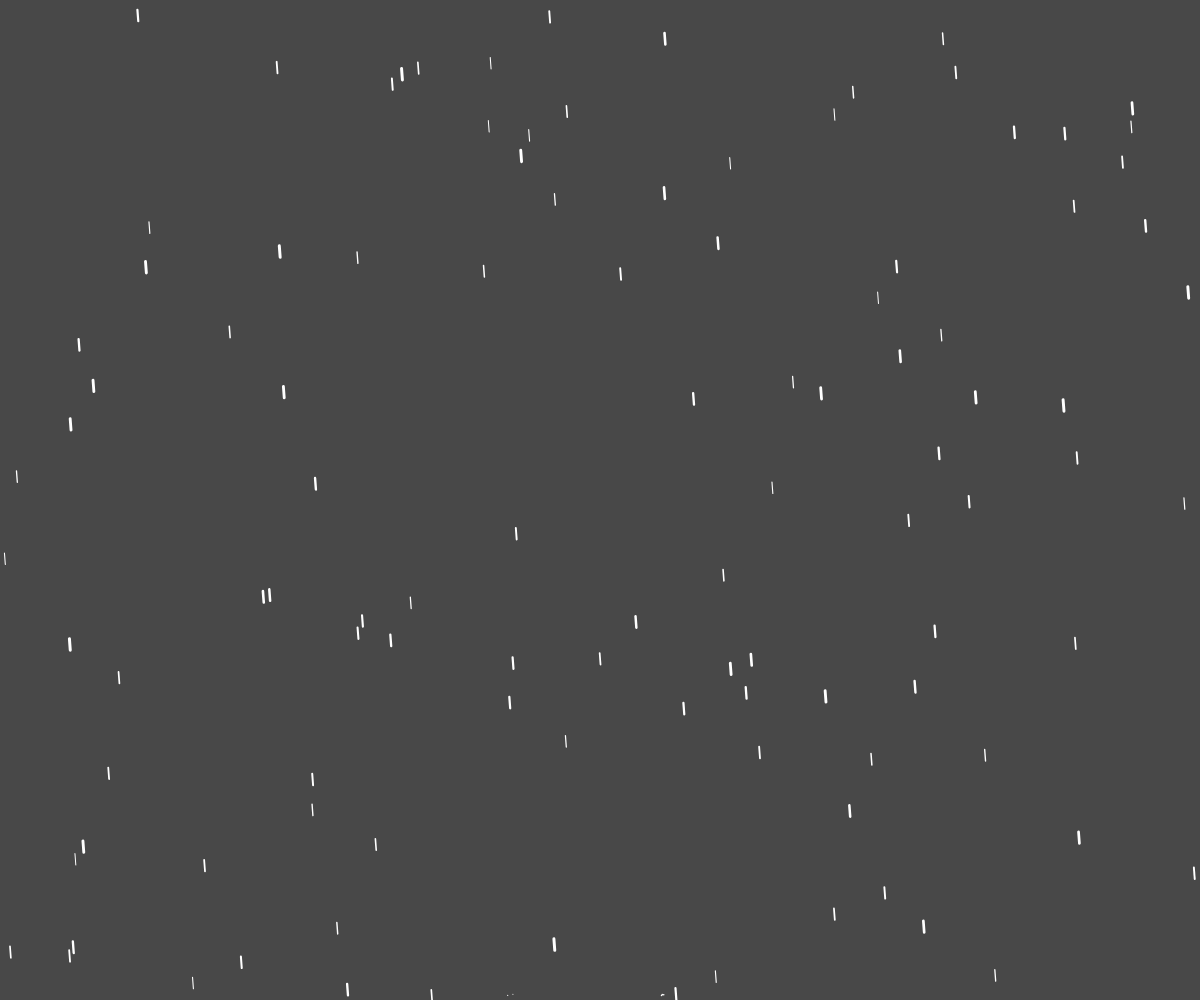
Frame 1 (no input)
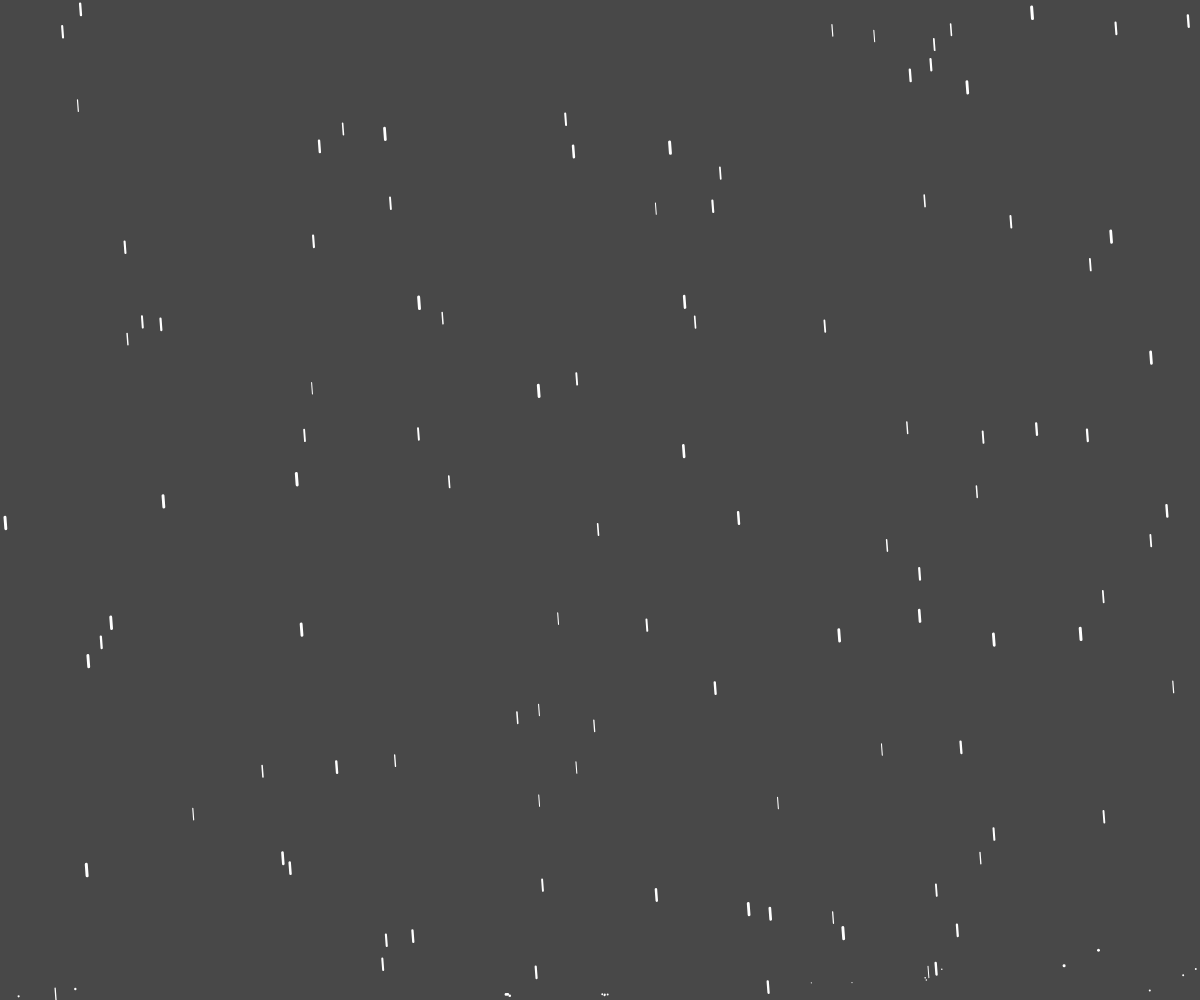
Frame 60 (no input)
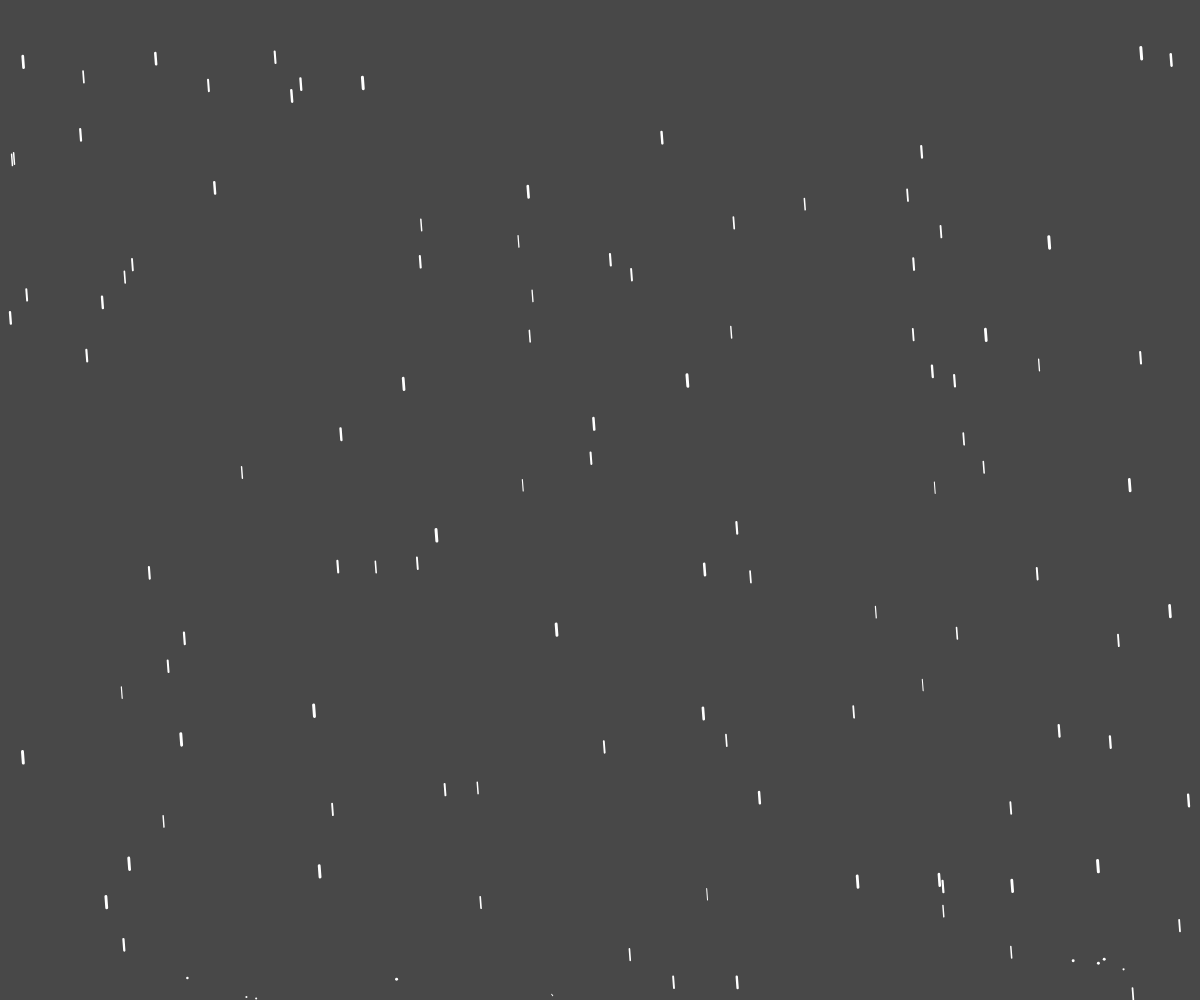
Frame 120 (the mouse pressed at the canvas centre since frame 60)

The p5.js sketch that drew these frames (run headless with seeded random() and noise() and a simulated clock; from frame 60 on, the mouse is pressed at the canvas centre):

// p5.js sketch
// ── sketch.js
let wind;
let gravity;
let drops;
let splashes;

function setup() {
  createCanvas(windowWidth, windowHeight);
  
  wind = random(-2,2);
  gravity = random((displayWidth/windowWidth)*17, (displayHeight/windowHeight)*20);
  drops = [];
  splashes = [];
  
  let dropAmount = (windowWidth+windowHeight)/20;

  for (let i=0; i<dropAmount; i++) {
    drops.push(new Drop(random(width), random(height)));
  }
}

function draw() {
  background(72);

  for (let i=0; i<drops.length; i++) {
    drops[i].update();
    drops[i].show();
  }
  
  for (let i=splashes.length-1; i>=0; i--) {
    splashes[i].update();
    splashes[i].show();

    if (splashes[i].sunk) {
      splashes.splice(i, 1);
    }
  }
}

function windowResized() {
  resizeCanvas(windowWidth, windowHeight);
  gravity = random((displayWidth/windowWidth)*17, (displayHeight/windowHeight)*20);

  let dropDifference = ((windowWidth+windowHeight)/20)-drops.length;

  if (dropDifference >= 0) {
    for (let i=0; i<dropDifference; i++) {
      drops.push(new Drop());
    }
  } else {
    drops.splice(0, abs(dropDifference));
  }
}
// ── Drop.js
class Drop {
  randomizePosition() {
    this.pos = createVector(random(0,width), 
                            random(-100,0),
                            random(1,3));
  }

  constructor(x,y) {
    this.pos = createVector(x, y, random(1,3));
  }
  
  update() {
    this.pos.x = this.pos.x + (wind/this.pos.z);
    this.pos.y = this.pos.y + (gravity/this.pos.z);
    
    if (this.pos.y > height) {
      this.randomizePosition();

      let rn = random(1,4);
      for (let i=0; i<rn; i++) {
        splashes.push(new Splash(this.pos.x,
                                 this.pos.z));
      }
    }
    
    if (this.pos.x > width) {
      this.pos.x = 0;
    } else if (this.pos.x < 0) {
      this.pos.x = width;
    }
  }
  
  show() {
    stroke(255);
    strokeWeight(this.pos.z);
    line(this.pos.x, this.pos.y, this.pos.x+wind, this.pos.y+gravity);
  }
}
// ── Splash.js
class Splash {
  constructor(x,z) {
    this.pos = createVector(x, height-1, z);
    this.vel = createVector(0, 0);
    this.acc = createVector(random(-3, 3), random(-3, -5));
    this.sunk = false;
  }
  
  update() {
    this.vel.add(this.acc);
    this.pos.add(this.vel);
    
    this.acc.x += (wind/this.pos.z);
    this.acc.y += (gravity/(this.pos.z*2.5));
    
    this.acc.mult(0.2);
    

    
    if (this.pos.y > height-5) {
      this.sunk = true;
    }
  }
  
  show() {
    stroke(255);
    fill(255);
    strokeWeight(this.pos.z)
    point(this.pos.x, this.pos.y);
  }
}
